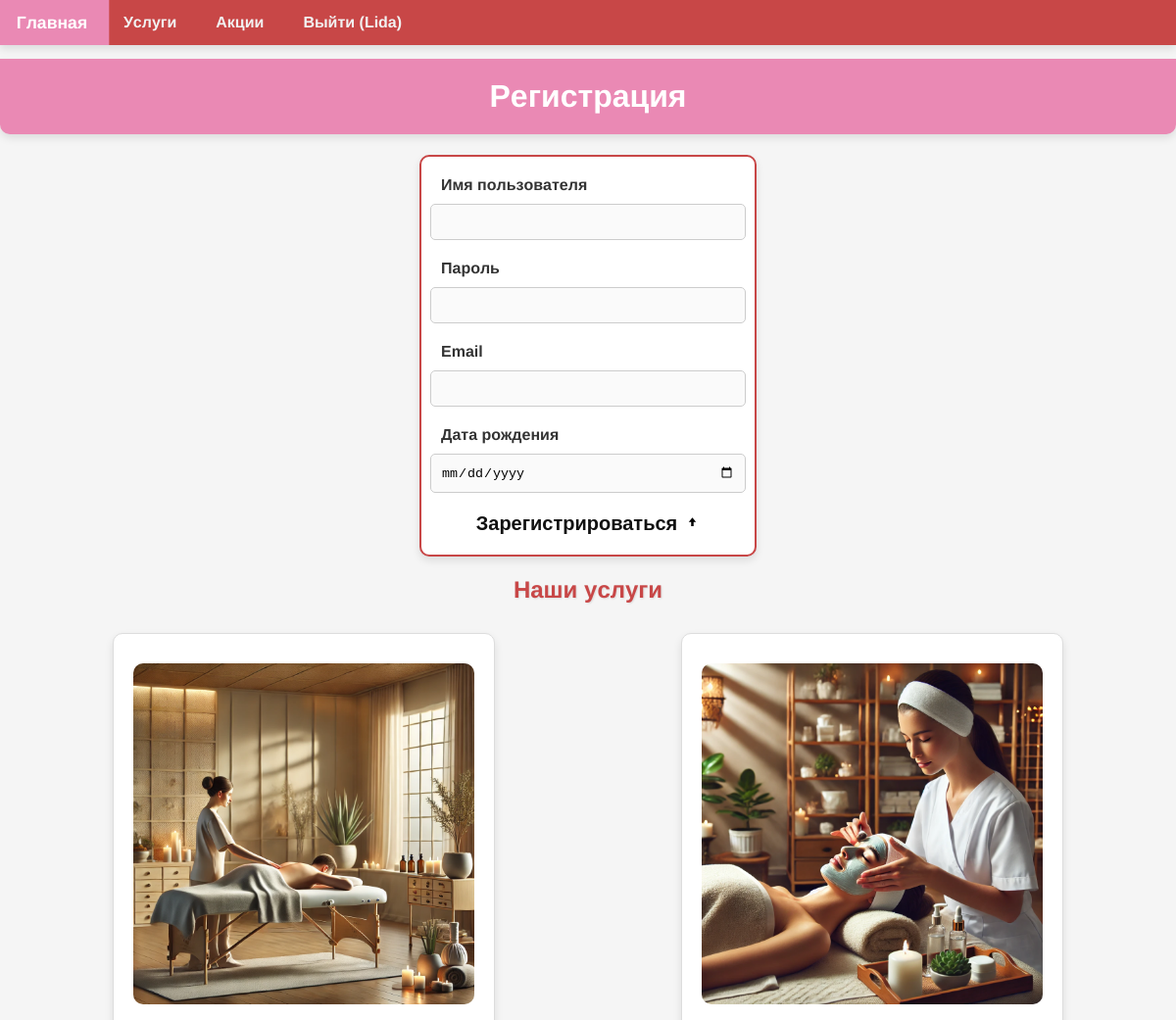
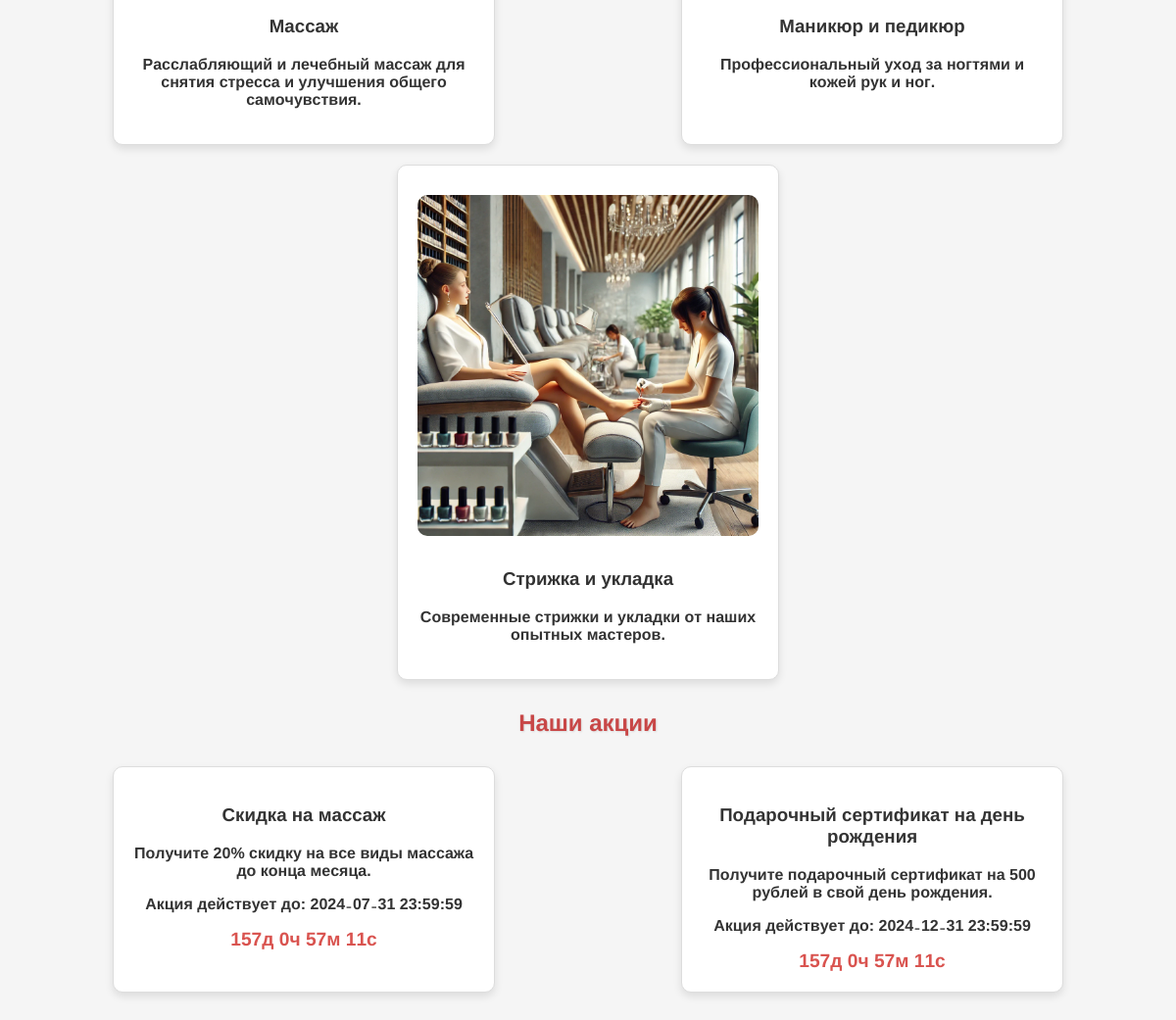
/register.php (signed in), run on the app's committed database (2 pictures, top to bottom).
### tables this page shows
CREATE TABLE IF NOT EXISTS `promotions` (
  `id` int NOT NULL AUTO_INCREMENT,
  `title` varchar(100) NOT NULL,
  `description` text,
  `start_date` datetime DEFAULT NULL,
  `end_date` datetime DEFAULT NULL,
  `created_at` timestamp NULL DEFAULT CURRENT_TIMESTAMP,
  PRIMARY KEY (`id`)
);

### auth.php (called while the page is built, shortened)
<?php
function is_logged_in() {
    return isset($_SESSION['user_id']);
}
?>

### register.php (the view, shortened to what this page needs)
<?php
require 'auth.php';
require 'db.php';
$services = [
    ["image" => "reg.jpg", "title" => "Массаж", "description" => "Расслабляющий и лечебный массаж для снятия стресса и улучшения общего самочувствия."],
    ["image" => "reg1.jpg", "title" => "Маникюр и педикюр", "description" => "Профессиональный уход за ногтями и кожей рук и ног."],
    ["image" => "reg2.jpg", "title" => "Стрижка и укладка", "description" => "Современные стрижки и укладки от наших опытных мастеров."]
];
$promotions = $conn->query("SELECT * FROM promotions WHERE NOW() BETWEEN start_date AND end_date");
?>
<!DOCTYPE html>
<html>
<head>
    <link rel="stylesheet" type="text/css" href="style.css">
</head>
<body>
    <div class="navbar">
        <a href="index.php">Главная</a>
        <a href="services.php">Услуги</a>
        <a href="promotions.php">Акции</a>
        <?php if (is_logged_in()): ?>
            <a href="logout.php">Выйти (<?php echo $_SESSION['username']; ?>)</a>
        <?php else: ?>
            <a href="login.php">Войти</a>
            <a href="register.php">Зарегистрироваться</a>
        <?php endif; ?>
    </div>
    <h1>Регистрация</h1>
    <form method="post" action="">
        <label for="username">Имя пользователя</label>
        <input type="text" id="username" name="username" required>
        <label for="password">Пароль</label>
        <input type="password" id="password" name="password" required>
        <label for="email">Email</label>
        <input type="email" id="email" name="email" required>
        <label for="birth_date">Дата рождения</label>
        <input type="date" id="birth_date" name="birth_date">
        <button type="submit">
            <p>Зарегистрироваться</p>
            <svg viewBox="0 0 24 24">
                <path d="M12 2L6 9h4v7h4V9h4l-6-7z"/>
            </svg>
        </button>
    </form>
    <h2>Наши услуги</h2>
    <div class="services">
        <?php foreach ($services as $service): ?>
            <div class="service">
                <img src="images/<?php echo $service['image']; ?>" alt="<?php echo $service['title']; ?>">
                <h3><?php echo $service['title']; ?></h3>
                <p><?php echo $service['description']; ?></p>
            </div>
        <?php endforeach; ?>
    </div>
    <h2>Наши акции</h2>
    <div class="promotions">
        <?php while ($promo = $promotions->fetch_assoc()): ?>
            <div class="promotion">
                <h3><?php echo $promo['title']; ?></h3>
                <p><?php echo $promo['description']; ?></p>
                <p>Акция действует до: <?php echo $promo['end_date']; ?></p>
                <div id="timer_<?php echo $promo['id']; ?>" class="timer"></div>
            </div>
        <?php endwhile; ?>
    </div>
</body>
</html>

### style.css (style rules this page uses)
body { font-family: 'BB', Arial, sans-serif; background-color: #f5f5f5; color: #333; margin: 0; padding: 0; text-align: center; transition: background-color 0.5s; }
.navbar { overflow: hidden; background-color: #c84747; position: fixed; width: 100%; top: 0; z-index: 1000; box-shadow: 0 4px 8px rgba(0, 0, 0, 0.1); }
.navbar a { float: left; display: block; color: #f2f2f2; text-align: center; padding: 14px 20px; text-decoration: none; transition: background-color 0.3s, transform 0.3s; }
h1 { background-color: #ea89b4; color: white; padding: 20px; margin-top: 60px; border-radius: 0 0 10px 10px; box-shadow: 0 4px 8px rgba(0, 0, 0, 0.1); transition: background-color 0.3s, transform 0.3s; }
h2 { color: #c84747; margin: 20px 0; text-shadow: 1px 1px 2px rgba(0, 0, 0, 0.1); transition: color 0.3s, transform 0.3s; }
form { margin: 20px auto; padding: 20px; border: 2px solid #c84747; background-color: #fff; width: 300px; max-width: 100%; border-radius: 10px; box-shadow: 0 4px 8px rgba(0, 0, 0, 0.1); display: flex; flex-direction: column; align-items: center; transform-style: preserve-3d; transition: transform 0.3s, box-shadow 0.3s; }
label { display: block; margin-bottom: 10px; font-weight: bold; text-align: left; width: 100%; color: #333; }
input { width: 100%; padding: 10px; margin-bottom: 20px; border: 1px solid #ccc; border-radius: 5px; background-color: #fafafa; transition: border-color 0.3s, box-shadow 0.3s; }
button { padding: 0; margin: 0; border: none; background: none; cursor: pointer; }
button { --primary-color: #111; --hovered-color: #c84747; position: relative; display: flex; font-weight: 600; font-size: 20px; gap: 0.5rem; align-items: center; }
button p { margin: 0; position: relative; font-size: 20px; color: var(--primary-color); }
button::after { position: absolute; content: ""; width: 0; left: 0; bottom: -7px; background: var(--hovered-color); height: 2px; transition: 0.3s ease-out; }
button p::before { position: absolute; content: "Зарегистрироваться"; width: 0%; inset: 0; color: var(--hovered-color); overflow: hidden; transition: 0.3s ease-out; }
button svg { color: var(--primary-color); transition: 0.2s; position: relative; width: 15px; transition-delay: 0.2s; }
img { width: 100%; height: auto; margin: 10px 0; border-radius: 10px; transition: transform 0.3s, box-shadow 0.3s; }
.services, .promotions { display: flex; justify-content: space-around; flex-wrap: wrap; margin: 20px 0; padding: 0 20px; }
.service, .promotion { border: 1px solid #ddd; padding: 20px; background-color: #fff; margin: 10px; width: 30%; border-radius: 10px; box-shadow: 0 4px 8px rgba(0, 0, 0, 0.1); transition: transform 0.3s, box-shadow 0.3s; transform-style: preserve-3d; }
.timer { font-weight: bold; color: #d9534f; font-size: 1.2em; }

### data on the page
promotions: title "Скидка на массаж", description "Получите 20% скидку на все виды массажа до конца месяца.", end_date "2024-07-31 23:59:59"
promotions: title "Подарочный сертификат на день рождения", description "Получите подарочный сертификат на 500 рублей в свой день рождения.", end_date "2024-12-31 23:59:59"

### other printed values
$_SESSION['username'] "Lida"
$service['title'] "Массаж"
$service['description'] "Расслабляющий и лечебный массаж для снятия стресса и улучшения общего самочувствия."
$service['title'] "Маникюр и педикюр"
$service['description'] "Профессиональный уход за ногтями и кожей рук и ног."
$service['title'] "Стрижка и укладка"
$service['description'] "Современные стрижки и укладки от наших опытных мастеров."
